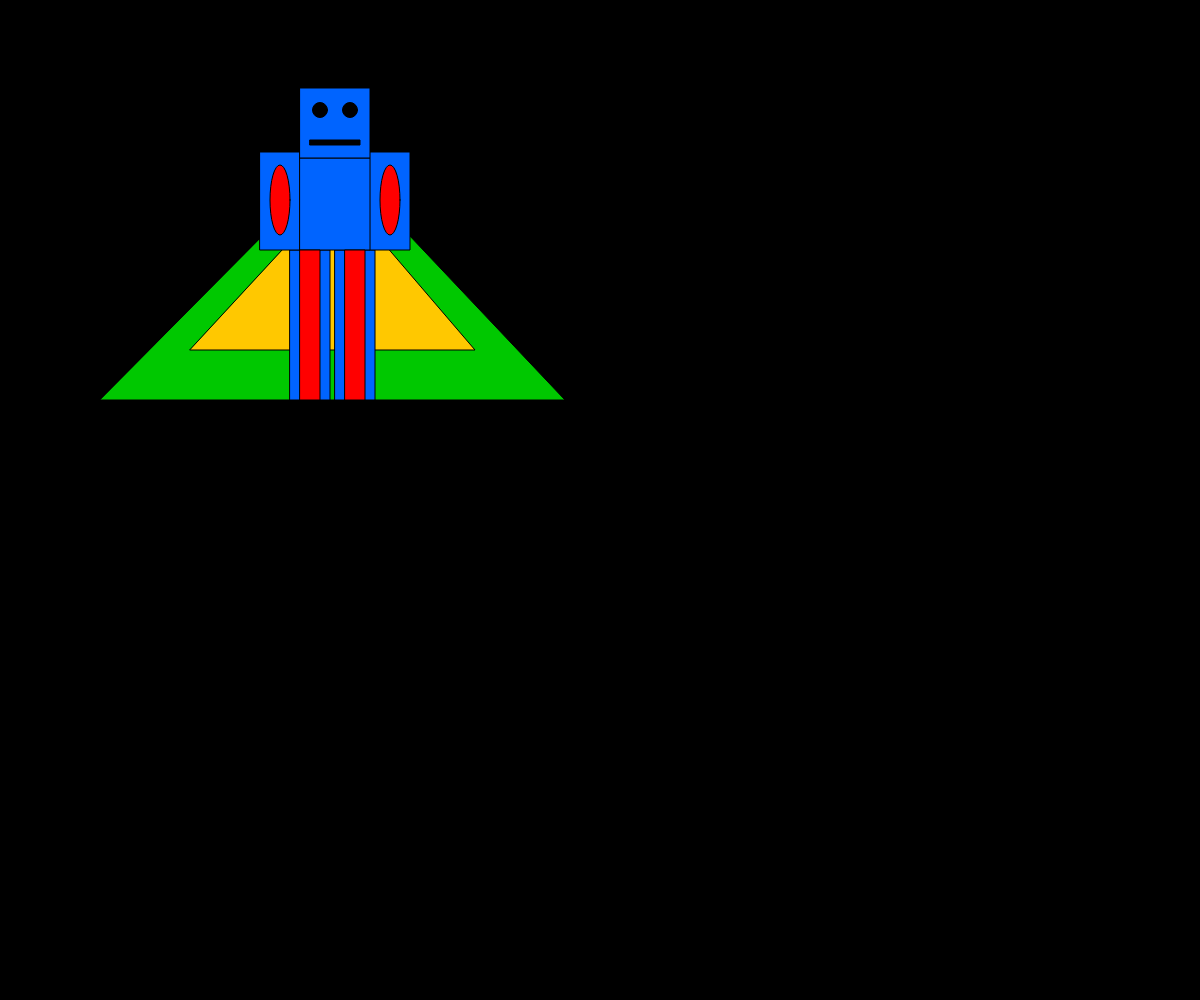
Frame 1 (no input)
Frame 60 (no input): identical to frame 1, image omitted
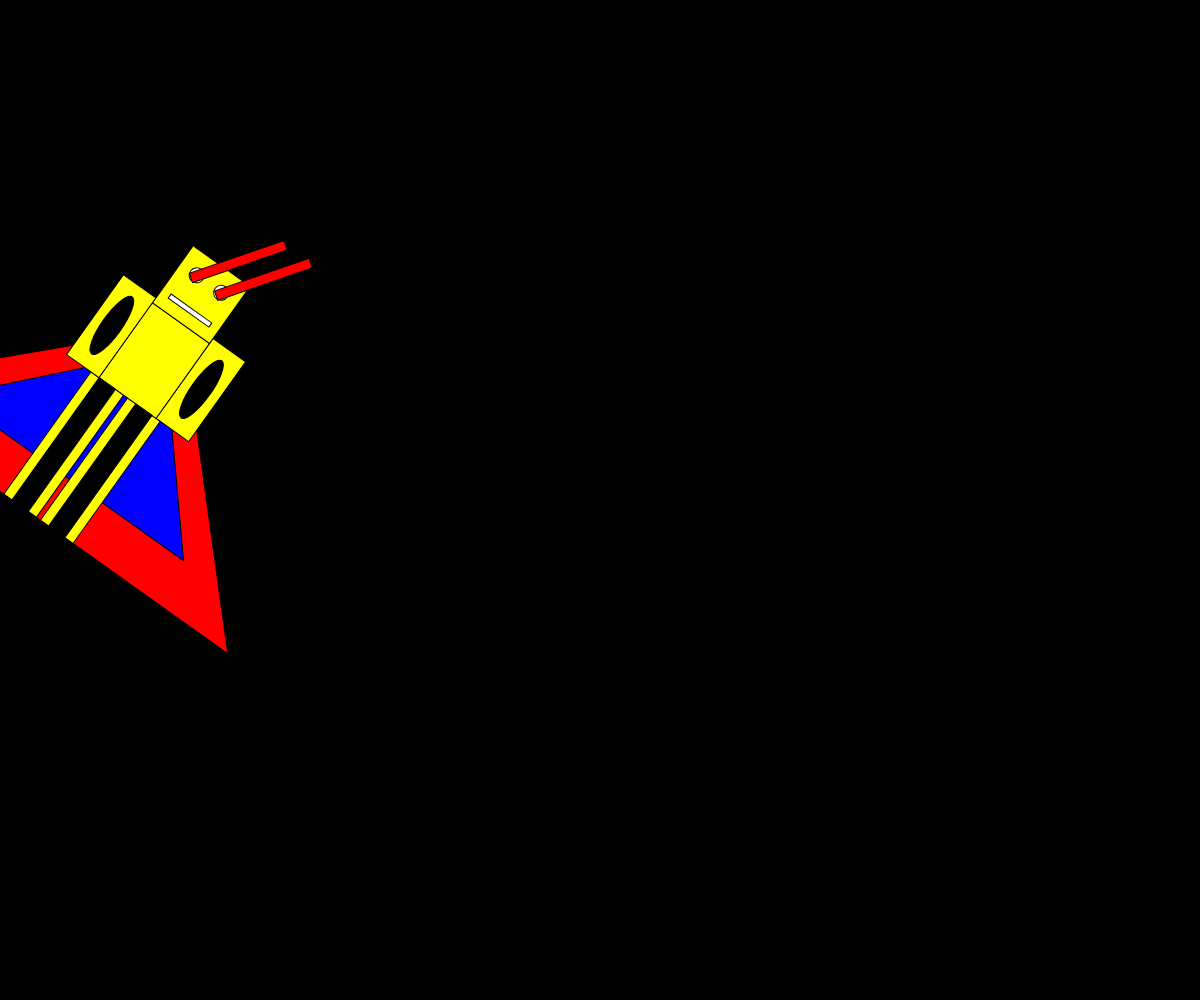
Frame 120 (the mouse pressed at the canvas centre since frame 60)

The p5.js sketch that drew these frames (run headless with seeded random() and noise() and a simulated clock; from frame 60 on, the mouse is pressed at the canvas centre):

// p5.js sketch
// ── sketch.js
function setup() {
createCanvas (windowWidth, windowHeight) ;

}
function mouseReleased() {
  console.log(mouseX + ',' + mouseY) ;
}

function draw() {
  background(0);
  fill(255);

  if (mouseIsPressed) {
    //pressed state
    //cape
    rotate(120)
    fill(255,0,0)
    triangle(100, 400, 565, 400, 338, 160);
    fill(0,0,255)
    triangle(190, 350, 475, 350, 338, 190);
    //left leg
    fill(255,255,0)
    rect(290,250,40,150);
    //right leg
 rect(335,250,40,150);
//left arm
 rect(260,152,40,98);
//right arm
 rect(370,152,40,98);
 //body
  rect(300,158,70,92);
//head
 rect(300,88,70,70);
 //right leg stripe
 fill(0)
 rect(345,250,20,150);
 //left leg stripe

 rect(300,250,20,150);
 //right arm circle

 ellipse(390,200,20,70);
 //left arm circle

 ellipse(280,200,20,70);
 //right eye
 fill(255)
 ellipse(350,110,15,15);
 //left eye

 ellipse(320,110,15,15);
 //mouth
rect(310,140,50,5);
//left eye laser
rotate(120)
fill(255,0,0)
rect(320,-190,10,100);
//right eye laser
rotate(0)
fill(255,0,0)
rect(345,-208,10,100);









  } else {

    //not pressed state
    //cape
    fill(0,200,0)
    triangle(100, 400, 565, 400, 338, 160);
    fill(255,200,0)
    triangle(190, 350, 475, 350, 338, 190);
    //left leg
    fill(0,100,255)
    rect(290,250,40,150);
    //right leg
 rect(335,250,40,150);
//left arm
 rect(260,152,40,98);
//right arm
 rect(370,152,40,98);
 //body
  rect(300,158,70,92);

//head
 rect(300,88,70,70);
 //right leg stripe
 fill(255,0,0)
 rect(345,250,20,150);
 //left leg stripe
 fill(255,0,0)
 rect(300,250,20,150);
 //right arm circle
 fill(255,0,0)
 ellipse(390,200,20,70);
 //left arm circle
 fill(255,0,0)
 ellipse(280,200,20,70);
 //right eye
 fill(0)
 ellipse(350,110,15,15);
 //left eye
 fill(0)
 ellipse(320,110,15,15);
 //mouth
 fill(0)
 rect(310,140,50,5);





  }


}
